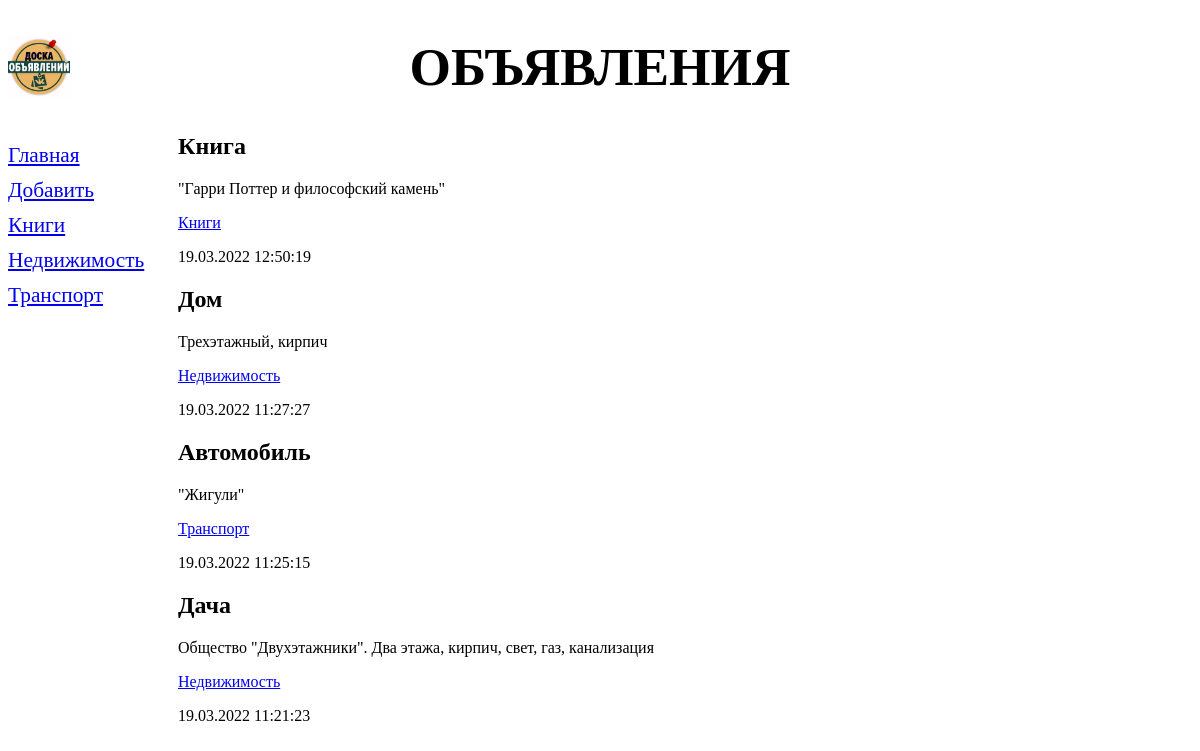
/bboard/, run on the app's committed database.
### bboard/models.py (models this page shows, shortened)
class Rubric(models.Model):
    name = models.CharField(max_length=20, db_index=True,
                            verbose_name='Название')
    class Meta:
        verbose_name_plural = 'Рубрики'
        verbose_name = 'Рубрика'
        ordering = ['name']

class Bb(models.Model):
    title = models.CharField(max_length=50, verbose_name='Товар')
    content = models.TextField(null=True, blank=True,
                               verbose_name='Описание')
    price = models.FloatField(null=True, blank=True,
                              verbose_name='Цена')
    published = models.DateTimeField(auto_now_add=True, db_index=True,
                                     verbose_name='Опубликовано')
    rubric = models.ForeignKey('Rubric', null=True,
                               on_delete=models.PROTECT, verbose_name='Рубрика')
    class Meta:
        verbose_name_plural = 'Объявления'
        verbose_name = 'Объявление'
        ordering = ['-published']

### bboard/views.py (the view)
# urls.py: path('', index, name='index'),
def index(request):
    bbs = Bb.objects.all()
    rubrics = Rubric.objects.all()
    context = {'bbs':bbs, 'rubrics': rubrics}
    return render(request, 'bboard/index.html', context)

### bboard/templates/bboard/index.html
{% extends "layout/basic.html" %}
{% block content %}
{% for bb in bbs %}
<div>
    <h2>{{ bb.title }}</h2>
    <p>{{ bb.content }}</p>
    <p><a href="{% url 'by_rubric' bb.rubric.pk %}">
        {{ bb.rubric.name }}
    </a></p>
    <p>{{ bb.published|date:"d.m.Y H:i:s" }}</p>
</div>
{% endfor %}
{% endblock %}

### bboard/templates/layout/basic.html (shortened to what this page needs)
{% load static %}
<!DOCTYPE html>
<html>
    <head>
        <link rel="stylesheet" type="text/css"
              href="{% static 'bboard/style.css' %}">
    </head>
    <body>
        <header>
            <h1>Объявления</h1>
        </header>
        <nav>
            <a href="{% url 'index' %}">Главная</a>
            <a href="{% url 'add' %}">Добавить</a>
            {% for rubric in rubrics %}
            <a href="{% url 'by_rubric' rubric.pk %}">{{ rubric.name }}</a>
            {% endfor %}
        </nav>
        <section>
            {% block content %}
            {% endblock %}
        </section>
    </body>
</html>

### bboard/static/bboard/style.css (style rules this page uses)
header h1 { font-size: 40pt; text-transform: uppercase; text-align: center; background: url("bg.jpg") left / auto 100% no-repeat; }
nav { font-size: 16pt; width: 150 px; float: left; }
nav a { display: block; margin: 10px 0px; }
section { margin-left: 170px; }

### data on the page
Rubric: name "Книги"
Rubric: name "Недвижимость"
Rubric: name "Транспорт"
Bb: title "Книга", content "\"Гарри Поттер и философский камень\"", rubric.name "Книги", published "19.03.2022 12:50:19"
Bb: title "Дом", content "Трехэтажный, кирпич", rubric.name "Недвижимость", published "19.03.2022 11:27:27"
Bb: title "Автомобиль", content "\"Жигули\"", rubric.name "Транспорт", published "19.03.2022 11:25:15"
Bb: title "Дача", content "Общество \"Двухэтажники\". Два этажа, кирпич, свет, газ, канализация", rubric.name "Недвижимость", published "19.03.2022 11:21:23"
